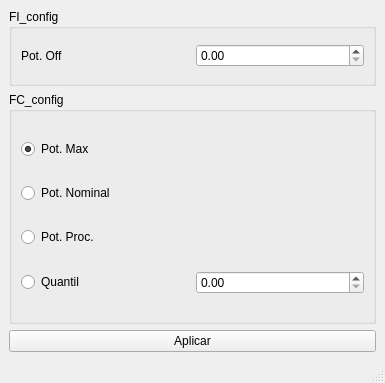
<?xml version="1.0" encoding="UTF-8"?>
<ui version="4.0">
 <class>MainWindow</class>
 <widget class="QMainWindow" name="MainWindow">
  <property name="geometry">
   <rect>
    <x>0</x>
    <y>0</y>
    <width>385</width>
    <height>383</height>
   </rect>
  </property>
  <property name="windowTitle">
   <string>FC_FI_batelada</string>
  </property>
  <widget class="QWidget" name="centralwidget">
   <layout class="QVBoxLayout" name="verticalLayout_3" stretch="1,3,1">
    <item>
     <widget class="QGroupBox" name="groupBox">
      <property name="title">
       <string>FI_config</string>
      </property>
      <layout class="QHBoxLayout" name="horizontalLayout_3" stretch="1,1">
       <item>
        <widget class="QLabel" name="label">
         <property name="text">
          <string>Pot. Off</string>
         </property>
        </widget>
       </item>
       <item>
        <widget class="QDoubleSpinBox" name="potOff_SB">
         <property name="maximum">
          <double>100000000.000000000000000</double>
         </property>
        </widget>
       </item>
      </layout>
     </widget>
    </item>
    <item>
     <widget class="QGroupBox" name="groupBox_2">
      <property name="title">
       <string>FC_config</string>
      </property>
      <layout class="QVBoxLayout" name="verticalLayout_4" stretch="1,1,1,1">
       <item>
        <layout class="QHBoxLayout" name="horizontalLayout">
         <item>
          <widget class="QRadioButton" name="max_RB">
           <property name="text">
            <string>Pot. Max</string>
           </property>
           <property name="checked">
            <bool>true</bool>
           </property>
          </widget>
         </item>
        </layout>
       </item>
       <item>
        <layout class="QHBoxLayout" name="horizontalLayout_2">
         <item>
          <widget class="QRadioButton" name="potNom_RB">
           <property name="text">
            <string>Pot. Nominal</string>
           </property>
          </widget>
         </item>
        </layout>
       </item>
       <item>
        <layout class="QHBoxLayout" name="horizontalLayout_4">
         <item>
          <widget class="QRadioButton" name="potProc_RB">
           <property name="text">
            <string>Pot. Proc.</string>
           </property>
          </widget>
         </item>
        </layout>
       </item>
       <item>
        <layout class="QHBoxLayout" name="horizontalLayout_5" stretch="1,1">
         <item>
          <widget class="QRadioButton" name="quantil_RB">
           <property name="text">
            <string>Quantil</string>
           </property>
          </widget>
         </item>
         <item>
          <widget class="QDoubleSpinBox" name="quantil_SB"/>
         </item>
        </layout>
       </item>
      </layout>
     </widget>
    </item>
    <item>
     <widget class="QPushButton" name="aplicar_PB">
      <property name="text">
       <string>Aplicar</string>
      </property>
     </widget>
    </item>
   </layout>
  </widget>
  <widget class="QMenuBar" name="menubar">
   <property name="geometry">
    <rect>
     <x>0</x>
     <y>0</y>
     <width>385</width>
     <height>26</height>
    </rect>
   </property>
  </widget>
  <widget class="QStatusBar" name="statusbar"/>
 </widget>
 <resources/>
 <connections/>
</ui>
